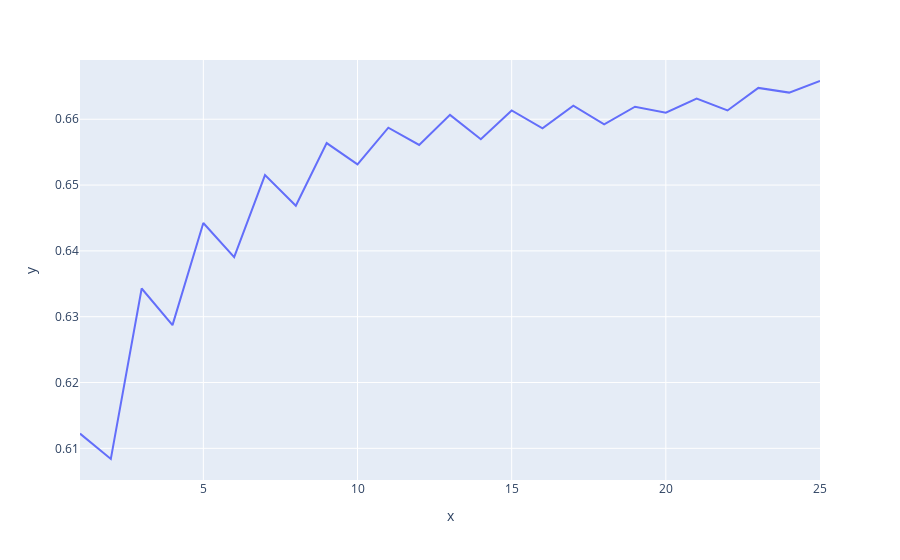

The notebook cell this image was saved under:
### Code cell
px.line(x=k_range,y=scores_list)

### Figure 1 — Plotly figure (JSON) as saved in the notebook; plotly's stock layout.template omitted (floating-point values rounded to 4 significant figures)
{"data": [{"hovertemplate": "x=%{x}<br>y=%{y}<extra></extra>", "legendgroup": "", "line": {"color": "#636efa", "dash": "solid"}, "mode": "lines", "name": "", "orientation": "v", "showlegend": false, "type": "scatter", "x": [1, 2, 3, 4, 5, 6, 7, 8, 9, 10, 11, 12, 13, 14, 15, 16, 17, 18, 19, 20, 21, 22, 23, 24, 25], "xaxis": "x", "y": [0.6122, 0.6084, 0.6343, 0.6287, 0.6442, 0.639, 0.6515, 0.6469, 0.6564, 0.6531, 0.6587, 0.6561, 0.6607, 0.657, 0.6613, 0.6586, 0.662, 0.6592, 0.6619, 0.661, 0.6631, 0.6613, 0.6648, 0.664, 0.6658], "yaxis": "y"}], "layout": {"legend": {"tracegroupgap": 0}, "margin": {"t": 60}, "xaxis": {"anchor": "y", "domain": [0, 1], "title": {"text": "x"}}, "yaxis": {"anchor": "x", "domain": [0, 1], "title": {"text": "y"}}}}
